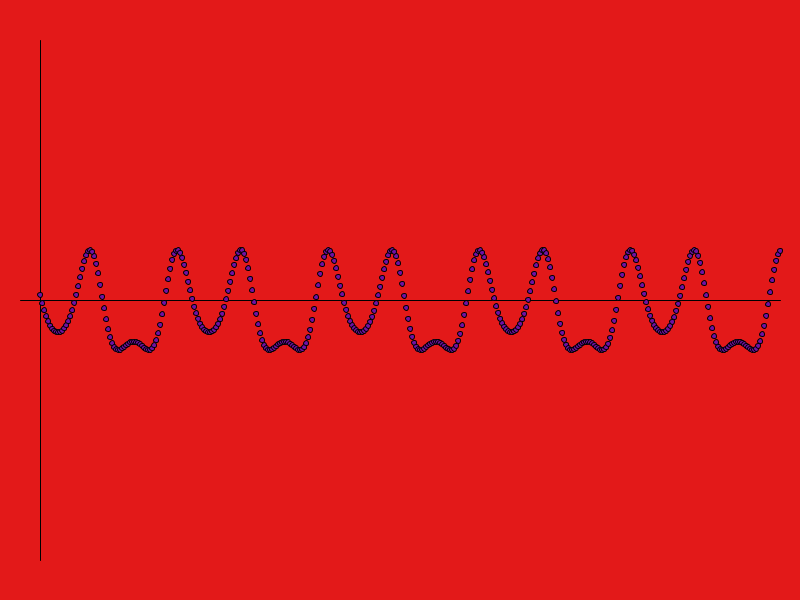
Frame 1 (no input)
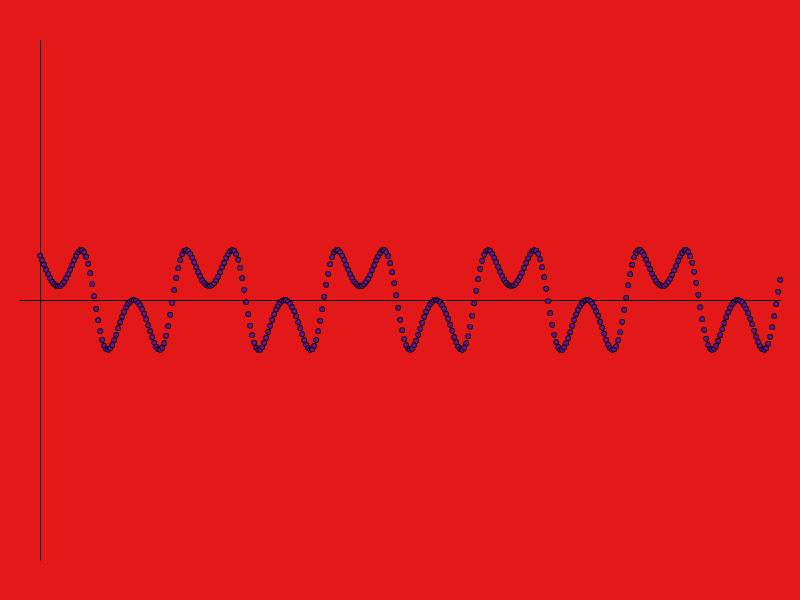
Frame 60 (the mouse pressed at the canvas centre just before this capture)
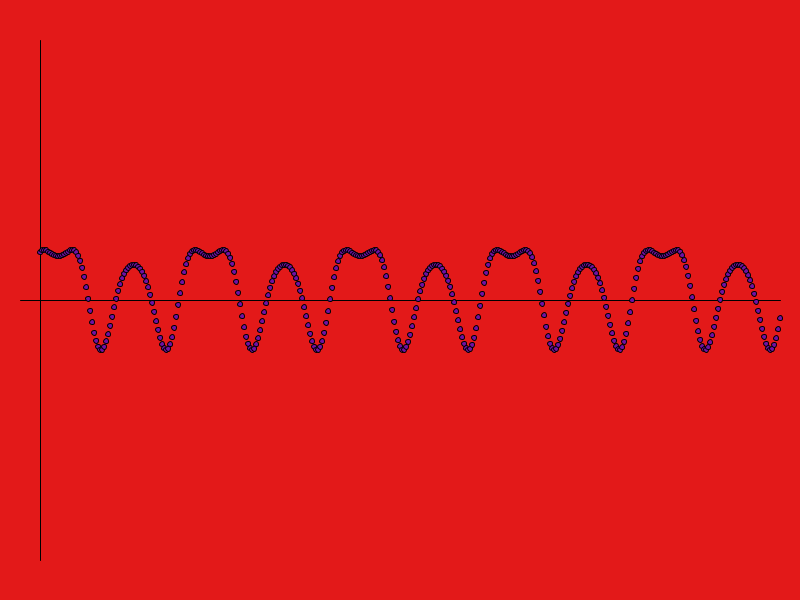
Frame 120 (the mouse held since frame 60 and released just before this capture)

The Processing sketch that drew these frames (run headless with seeded random() and noise(); from frame 60 on, the mouse is pressed at the canvas centre):

// Processing sketch: processing_152710
// ── processing_152710.pde

int i, fase=0;

void setup(){
  size(800, 600);
  frameRate(30);
  smooth();
  fill(#7011A5);
}

void draw(){
  background(#E31919); 
  line(20, 300, 780, 300);
  line(40, 40, 40, 560);
  //ellipse(40, 300, 1, 1);
  //ellipse(42, sin(42-40)+300, 1, 1);
  //ellipse(44, sin(44-40)+300, 1, 1);
  for (i=40; i<=780; i=i+2){
    //ellipse(i, 50*sin(3.1*i-40)+300, 1, 1);
    //ellipse(i, 50*sin(3.1*i-40+PI/16)+300, 1, 1);
    //ellipse(i, 50*sin(3.1*i-40+PI/16*fase)+300, 5, 5);
    //ellipse(i, 50*sin(3*i-40)*sin(3.3*i-40+PI/16*fase)+300, 5, 5);//AM
    ellipse(i, 50*sin(3*sin(3.1*i-40)-40+PI/16*fase)+300, 5, 5);//FM
  }
  fase++;
}
